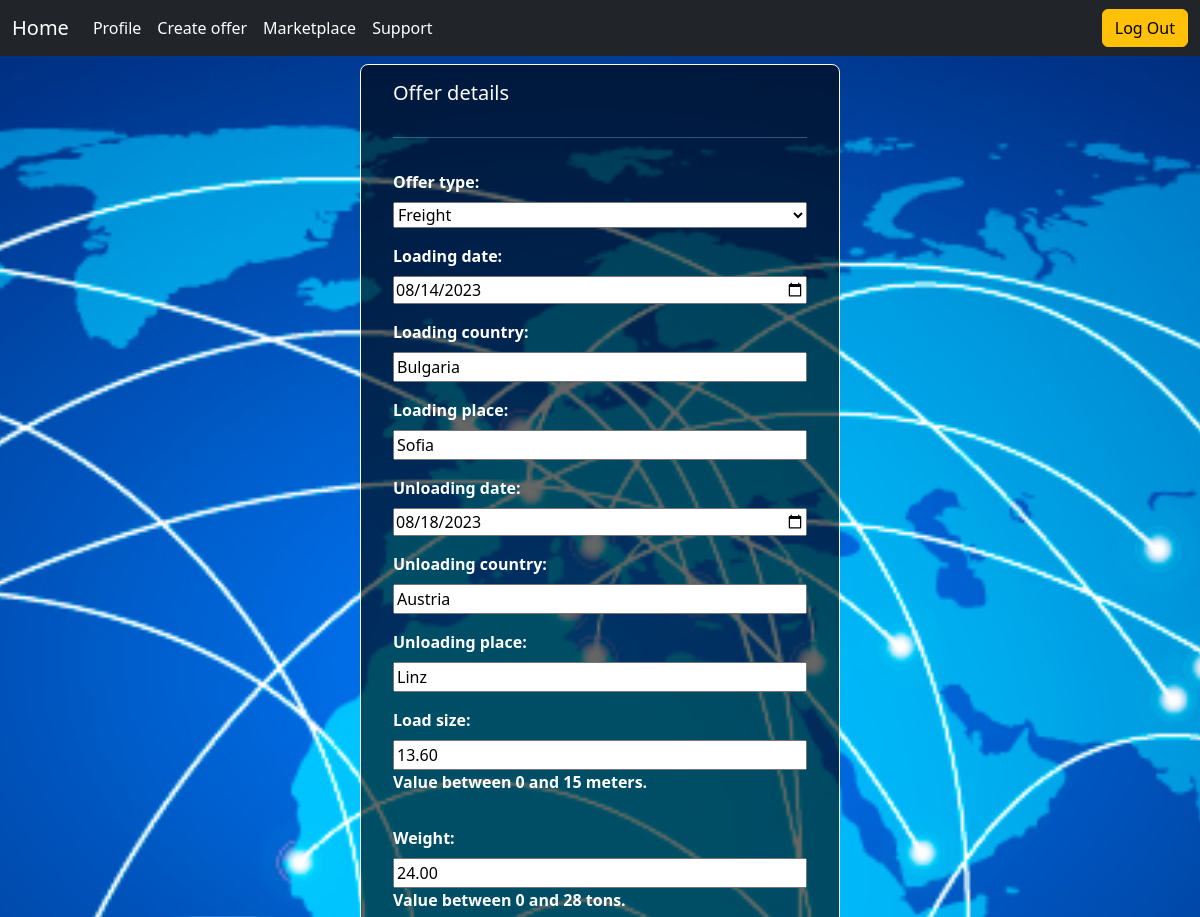
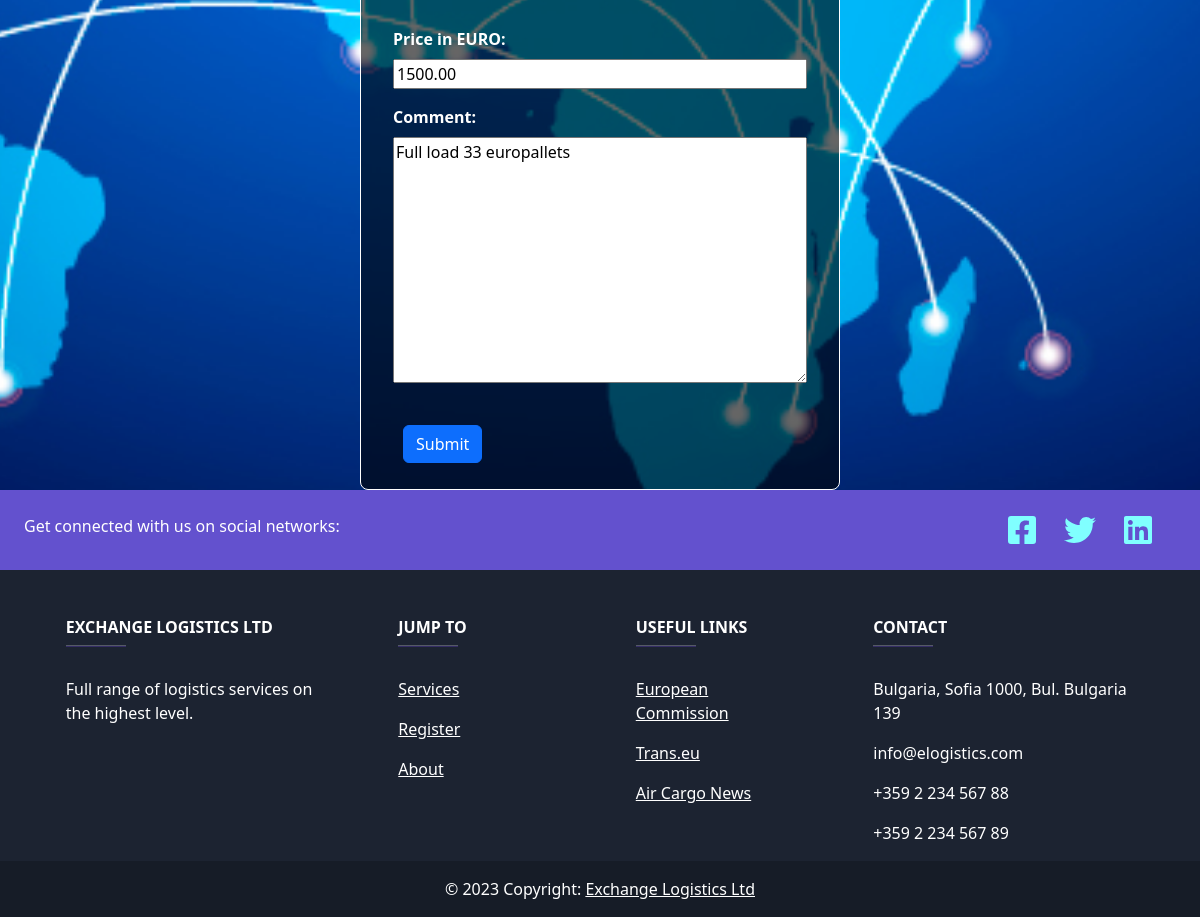
Page /exchange/offers/1/edit/ (signed in) on the committed database (2 pictures, top to bottom).
### ExchangeLogistics/exchange/models.py (models this page shows, shortened)
class Offer(models.Model):
    TYPES = (('Freight', 'Freight'), ('Truck space', 'Truck space'))
    created_on = models.DateTimeField(auto_now_add=True)
    offer_type = models.CharField(
        max_length=50,
        choices=TYPES,
        default='Freight'
    )
    loading_date = models.DateField()
    loading_country = models.CharField(max_length=50)
    loading_place = models.CharField(max_length=50)
    load_size = models.DecimalField(
        validators=((validate_load_size,)),
        max_digits=4,
        decimal_places=2,
        help_text='Value between 0 and 15 meters.'
    )
    weight = models.DecimalField(validators=((validate_load_weight,)),
                                 max_digits=4,
                                 decimal_places=2,
                                 help_text='Value between 0 and 28 tons.',
                                 )
    unloading_date = models.DateField(validators=(date_validator,))
    unloading_country = models.CharField(max_length=50)
    unloading_place = models.CharField(max_length=50)
    company = models.ForeignKey(
        UserModel,
        on_delete=models.CASCADE,
        blank=True,
        null=True,
    )
    comment = models.TextField(blank=True, null=True)
    price = models.DecimalField(validators=((validate_price,)),
                                 max_digits=6,
                                 decimal_places=2,
                                verbose_name='Price in EURO',
                                null=True,
                                blank=True,
                                 )

### ExchangeLogistics/exchange/views.py (the view, shortened to what this page needs)
# urls.py: path('offers/<int:pk>/edit/', EditOffer.as_view(), name='edit_offer'),
class EditOffer(LoginRequiredMixin, generic.UpdateView):
    model = Offer
    form_class = CreateOfferForm
    template_name = 'exchange/edit-offer.html'
    def get_context_data(self, **kwargs):
        context = super().get_context_data(**kwargs)
        context['user'] = self.request.user
        return context

### ExchangeLogistics/exchange/forms.py (shortened to what this page needs)
class CreateOfferForm(forms.ModelForm):
    class Meta:
        model = Offer
        fields = ['offer_type', 'loading_date', 'loading_country', 'loading_place',
                  'unloading_date', 'unloading_country', 'unloading_place',
                  'load_size', 'weight','price', 'comment']
        exclude = ['created_on', 'company']
        widgets = {
            'loading_date': DatePicker,
            'unloading_date': DatePicker,
            'comment': forms.Textarea,
        }

### templates/exchange/edit-offer.html (shortened to what this page needs)
{% load static %}
<!doctype html>
<html lang="en">
<link href="https://cdn.jsdelivr.net/npm/bootstrap@5.3.0-alpha1/dist/css/bootstrap.min.css" rel="stylesheet"
>
<head>
    <link href="{% static 'CSS/carousel.css' %}" rel="stylesheet">
    <link rel="stylesheet" href="{% static 'CSS/company-profile.css' %}">
    <link rel="stylesheet" href="{% static 'CSS/create-offer.css' %}">
</head>
<body class="create-offer-body">
<header>
    <nav class="navbar navbar-expand-md navbar-dark fixed-top bg-dark">
        <div class="container-fluid">
            <a class="navbar-brand" href="{% url 'index' %}">Home</a>
            <div class="collapse navbar-collapse" id="navbarCollapse">
                <ul class="navbar-nav me-auto mb-2 mb-md-0">
                    <li class="nav-item">
                        <a class="nav-link active" href="{% url 'profile_details_company' pk=user.pk %}">Profile</a>
                    </li>
                    <li class="nav-item">
                        <a class="nav-link active" href="{% url 'create_offer' pk=user.pk %}">Create offer</a>
                    </li>
                    <li class="nav-item">
                        <a class="nav-link active" href="{% url 'list_offers' pk=user.pk %}">Marketplace</a>
                    </li>
                    <li class="nav-item">
                        <a class="nav-link active" href="{% url 'support' %}">Support</a>
                    </li>
                </ul>
                <div class="text-end">
                    <a href="{% url 'logout' %}">
                        <button type="button" class="btn btn-warning">Log Out</button>
                    </a>
                </div>
            </div>
        </div>
    </nav>
</header>
     <div class="offer-create">
        <form class="offer-form" action="{% url 'edit_offer' pk=object.pk %}" method="post">
        <h5 class="h4-offer" style="margin: 0">Offer details</h5>
            <hr>
            {% for item in form %}
          <div class="offer-form-item">
              {{ item.label_tag}}
            {{ item }}
          {% if item.help_text %}
          <p class="help-form">{{ item.help_text }}</p>
          {% endif %}
          </div>
            {% endfor %}
                    <div class="col-12" style="padding: 10px">
                    <button class="btn btn-primary" type="submit">Submit</button>
                  </div>
        </form>
    </div>
<div  style="margin-bottom: 0;">
    <footer
            class="text-center text-lg-start text-white"
            style="background-color: #1c2331"
            >
      <section
               class="d-flex justify-content-between p-4"
               style="background-color: #6351ce"
               >
        <div class="me-5">
          <span>Get connected with us on social networks:</span>
        </div>
        <div>
          <a href="" class="text-white me-4">
            <i class="fab fa-facebook-f"></i></a>
          <a href="" class="text-white me-4">
            <i class="fab fa-twitter"></i></a>
          <a href="" class="text-white me-4">
            <i class="fab fa-linkedin"></i>
          </a>
        </div>
      </section>
      <section class="">
        <div class="container text-center text-md-start mt-5">
          <div class="row mt-3">
            <div class="col-md-3 col-lg-4 col-xl-3 mx-auto mb-4">
              <h6 class="text-uppercase fw-bold">Exchange Logistics Ltd</h6>
              <hr
                  class="mb-4 mt-0 d-inline-block mx-auto"
                  style="width: 60px; background-color: #7c4dff; height: 2px"
                  />
              <p>
                Full range of logistics services on the highest level.
              </p>
            </div>
            <div class="col-md-2 col-lg-2 col-xl-2 mx-auto mb-4">
              <h6 class="text-uppercase fw-bold">Jump To</h6>
              <hr
                  class="mb-4 mt-0 d-inline-block mx-auto"
                  style="width: 60px; background-color: #7c4dff; height: 2px"
                  />
              <p>
                <a href="{% url 'services_main' %}" class="text-white">Services</a>
              </p>
              <p>
                <a href="{% url 'register' %}" class="text-white">Register</a>
              </p>
              <p>
                <a href="{% url 'about' %}" class="text-white">About</a>
              </p>
            </div>
            <div class="col-md-3 col-lg-2 col-xl-2 mx-auto mb-4">
              <h6 class="text-uppercase fw-bold">Useful links</h6>
              <hr
                  class="mb-4 mt-0 d-inline-block mx-auto"
                  style="width: 60px; background-color: #7c4dff; height: 2px"
                  />
              <p>
                <a href="https://transport.ec.europa.eu/news-events/news_en" class="text-white">European Commission</a>
              </p>
              <p>
                <a href="https://www.trans.eu/en/blog/" class="text-white">Trans.eu</a>
              </p>
              <p>
                <a href="https://www.aircargonews.net/category/region/europe/" class="text-white">Air Cargo News</a>
              </p>
            </div>
            <div class="col-md-4 col-lg-3 col-xl-3 mx-auto mb-md-0 mb-4">
              <h6 class="text-uppercase fw-bold">Contact</h6>
              <hr
                  class="mb-4 mt-0 d-inline-block mx-auto"
                  style="width: 60px; background-color: #7c4dff; height: 2px"
                  />
              <p> Bulgaria, Sofia 1000, Bul. Bulgaria 139</p>
              <p> info@elogistics.com</p>
              <p> +359 2 234 567 88</p>
              <p> +359 2 234 567 89</p>
            </div>
          </div>
        </div>
      </section>
      <div
           class="text-center p-3"
           style="background-color: rgba(0, 0, 0, 0.2)"
           >
        © 2023 Copyright:
        <a class="text-white" href="#"
           >Exchange Logistics Ltd</a
          >
      </div>
    </footer>
  </div>
</body>

### staticfiles/CSS/carousel.css (style rules this page uses)
body { padding-top: 3rem; padding-bottom: 0; color: #5a5a5a; background-color: #eee; }

### staticfiles/CSS/create-offer.css (style rules this page uses)
.offer-create { display: flex; flex-direction: row; justify-content: center; align-items: center; flex-wrap: wrap; }
.offer-form { display: flex; flex-direction: column; gap: 1em; padding: 1em 2em; border: 1px solid white; border-radius: 0.5em; margin-top: 1em; background-color: rgb(0,0,0); background-color: rgba(0,0,0, 0.6); font-weight: bold; color: white; width: 40%; }
.offer-form-item { width: 100%; display: flex; flex-direction: column; }
.create-offer-body { background-image: url("../images/background.jpg"); background-size: cover; background-repeat: no-repeat; background-position: center }
.offer-form-item > label { padding-bottom: 0.5em; }

### templates/exchange/edit-offer.html (style rules this page uses)
svg { fill:#00ffff }
svg { fill:#80ffff }

### rows in the picture
Offer: form "Freight" "08/14/2023" "Bulgaria" "Sofia" "08/18/2023" "Austria" "Linz" "13.60" "24.00" "1500.00" "Full load 33 europallets"

### other values in the picture
{{ item.label_tag }} "Offer type:" "Loading date:" "Loading country:" "Loading place:" "Unloading date:" "Unloading country:" "Unloading place:" "Load size:" "Weight:" "Price in EURO:" "Comment:"
{{ item.help_text }} "Value between 0 and 15 meters." "Value between 0 and 28 tons."
